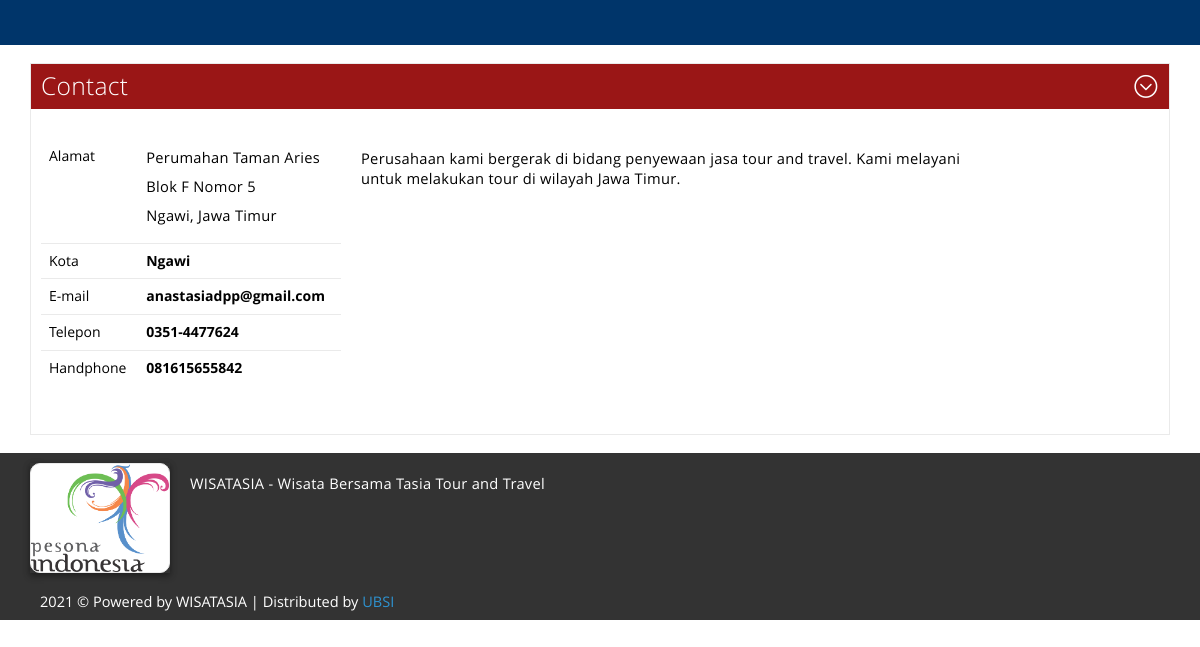
The page /contact.php on the database its author committed.
### tables this page shows
CREATE TABLE IF NOT EXISTS `contact` (
  `id` int(11) NOT NULL AUTO_INCREMENT,
  `alamat` text NOT NULL,
  `kota` varchar(20) NOT NULL,
  `no_hp` varchar(12) NOT NULL,
  `no_tlp` varchar(12) NOT NULL,
  `email` varchar(30) NOT NULL,
  `content` text NOT NULL,
  PRIMARY KEY (`id`)
);

### contact.php (the view, shortened to what this page needs)
<!DOCTYPE html>
<html>
<head>
	<link href="css/metro-bootstrap.css" rel="stylesheet">
    <link href="css/metro-bootstrap-responsive.css" rel="stylesheet">
    <link href="css/iconFont.css" rel="stylesheet">
    <link href="css/docs.css" rel="stylesheet">
</head>
<body class="metro">
	<header class="bg-darkCobalt" data-load="atasan.php"></header>
	<br />
    <div class="container">
        <div class="panel" data-role="panel">
            <div class="panel-header bg-darkRed fg-white">
				Contact
            </div>
            <div class="panel-content">
				<?php
					$comot=	mysql_query("SELECT * FROM contact LIMIT 1");
					$ngisi=	mysql_fetch_array($comot);
				?>
				<div class="grid">
				<div class="row">
					<div class="span4">
						<table class="table hovered">
							<tbody>
								<tr class=""><td>Alamat</td><td class="right"><?php echo $ngisi['alamat']; ?></td></tr>
								<tr class=""><td>Kota</td><td class="right"><strong><?php echo $ngisi['kota']; ?></strong></td></tr>
								<tr class=""><td>E-mail</td><td class="right"><strong><?php echo $ngisi['email']; ?></strong></td></tr>
								<tr class=""><td>Telepon</td><td class="right"><strong><?php echo $ngisi['no_tlp']; ?></strong></td></tr>
								<tr class=""><td>Handphone</td><td class="right"><strong><?php echo $ngisi['no_hp']; ?></strong></td></tr>
							</tbody>
						</table>
					</div>
					<div class="span8">
						<p><?php echo $ngisi['content']; ?></p>
					</div>
				</div>
				</div>
            </div>
        </div>
    </div>
    <br />
    <footer class="dark" data-load="bawahan.html"></footer>
</body>
</html>

### css/docs.css (style rules this page uses)
body { height: 100%; margin: 0; padding: 0; }
header { height: 45px; position: relative; }
footer { width: 100%; height: 25px; }

### rows shown on the page
contact: alamat "Perumahan Taman Aries Blok F Nomor 5 Ngawi, Jawa Timur", kota "Ngawi", email "anastasiadpp@gmail.com", no_tlp "0351-4477624", no_hp "081615655842", content "Perusahaan kami bergerak di bidang penyewaan jasa tour and travel. Kami melayani untuk melakukan tour di wilayah Jawa Timur."
